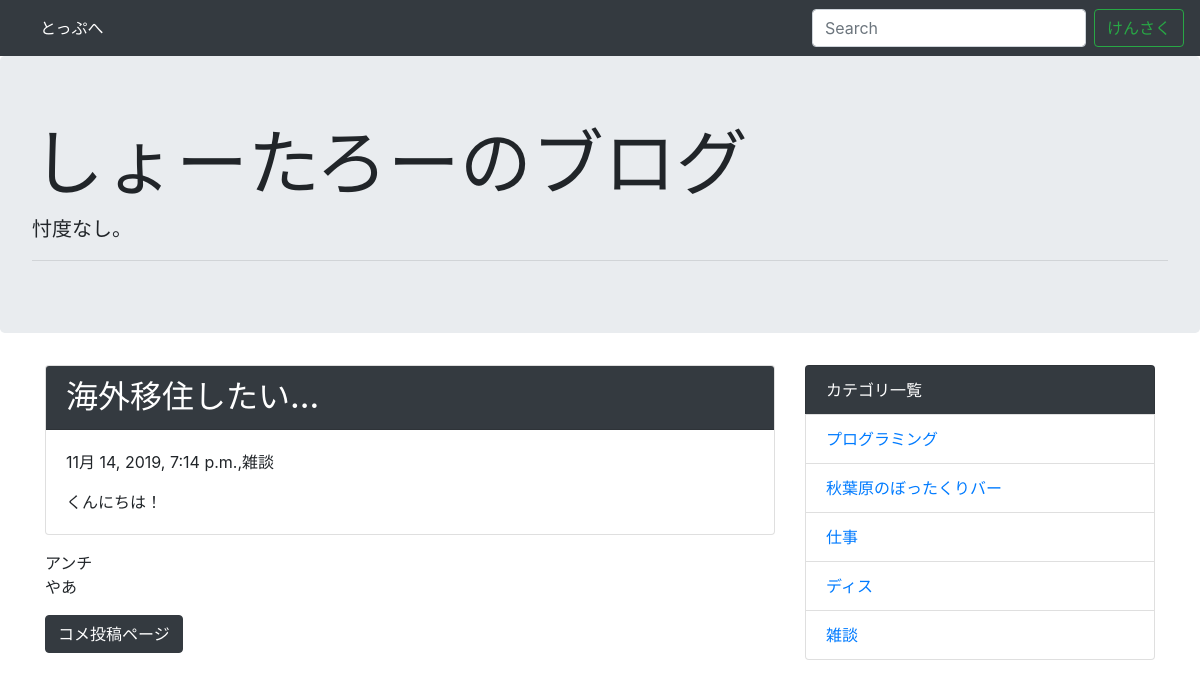
/detail/6/, run on the app's committed database.
### blog/models.py (models this page shows, shortened)
class Post(models.Model):
    title = models.CharField('タイトル',max_length=255)
    text = models.TextField('本文')
    created_at = models.DateTimeField('作成日',default=timezone.now)
    category = models.ForeignKey(Category, verbose_name='カテゴリ',on_delete=models.PROTECT)

class Category(models.Model):
    name = models.CharField('カテゴリ名',max_length=255)
    created_at = models.DateTimeField('作成日',default=timezone.now)
    def __str__(self):
        return self.name

class Comment(models.Model):
    name = models.CharField('なまえ',max_length=30,default='アンチ')
    text = models.TextField('本文')
    post = models.ForeignKey(Post,verbose_name='関連記事',on_delete=models.PROTECT)
    created_at = models.DateTimeField('作成日',default=timezone.now)

### blog/views.py (the view)
# urls.py: path('detail/<int:pk>/', views.DetailView.as_view(), name='detail'),
class DetailView(generic.DetailView):
    model = Post

### blog/context_processors.py (called while the page is built)
def common(request):
    context = {
        'category_list': Category.objects.all(),
    }
    return context

### blog/templates/blog/post_detail.html
{% extends "blog/base.html" %}
{% block content %}
<div class="card mb-3">
  <h2 class="card-header bg-dark text-white">{{post.title}}</h2>
  <div class="card-body">
    <p>{{post.created_at}},{{post.category}}</p>
    {{post.text | linebreaksbr | urlize}}
  </div>
</div>
{% for comment in post.comment_set.all %}
<p>
{{comment.name}}<br>
{{comment.text | linebreaksbr}}
</p>
{% endfor %}
<a class="btn btn-dark" href="{% url 'blog:comment' post.pk %}">コメ投稿ページ</a>
{% endblock  %}

### blog/templates/blog/base.html (shortened to what this page needs)
<!doctype html>
<html lang="ja">
  <head>
    <link rel="stylesheet" href="https://maxcdn.bootstrapcdn.com/bootstrap/4.0.0-beta.2/css/bootstrap.min.css">
  </head>
  <body>
    <nav class="navbar navbar-expand-lg navbar-dark bg-dark">
    <div class="collapse navbar-collapse" id="navbarSupportedContent">
      <ul class="navbar-nav mr-auto">
        <li class="nav-item active">
          <a class="nav-link" href="{% url 'blog:index' %}">とっぷへ</a>
        </li>
      </ul>
      <form class="form-inline my-2 my-lg-0" method="GET" action="{% url 'blog:index' %}">
        <input class="form-control mr-sm-2" type="text" placeholder="Search" aria-label="Search" name="keyword">
        <button class="btn btn-outline-success my-2 my-sm-0" type="submit">けんさく</button>
      </form>
    </div>
  </nav>
  <div class="jumbotron">
    <h1 class="display-3">しょーたろーのブログ</h1>
      <p class="lead">忖度なし。</p>
      <hr class="my-2">
  </div>
    <div class="container">
      <div class="row">
        <div class="col-md-8">
          {% block content %}
          {% endblock %}
        </div>
        <div class="col-md-4">
          <ul class="list-group">
            <li class="list-group-item bg-dark text-white">カテゴリ一覧</li>
            {% for category in category_list %}
              <li class="list-group-item"><a href="{% url 'blog:category' category.pk %}">{{category}}</a></li>
            {% endfor %}
          </ul>
        </div>
      </div>
    </div>
  </body>
</html>

### data on the page
Post: title "海外移住したい...", created_at "11月 14, 2019, 7:14 p.m.", category "雑談", text "くんにちは！"
Comment: name "アンチ", text "やあ"
Category: name "プログラミング"
Category: name "秋葉原のぼったくりバー"
Category: name "仕事"
Category: name "ディス"
Category: name "雑談"
